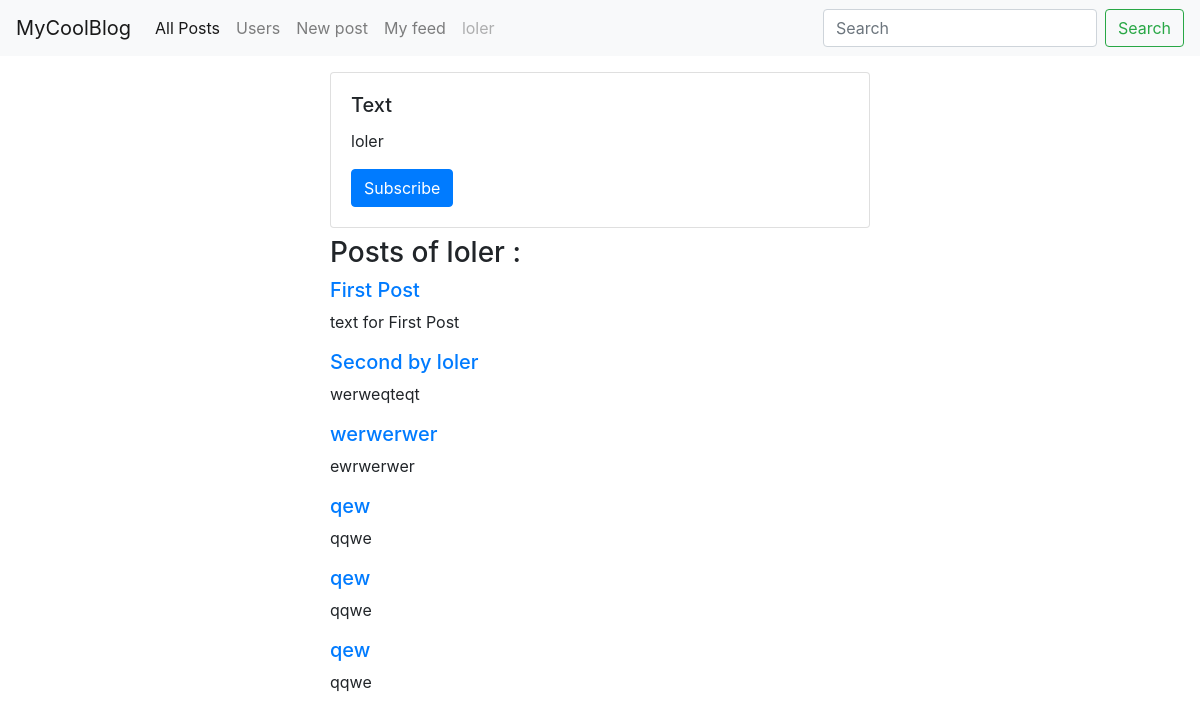
Page /profiles/1 (signed in) on the earlier database version.
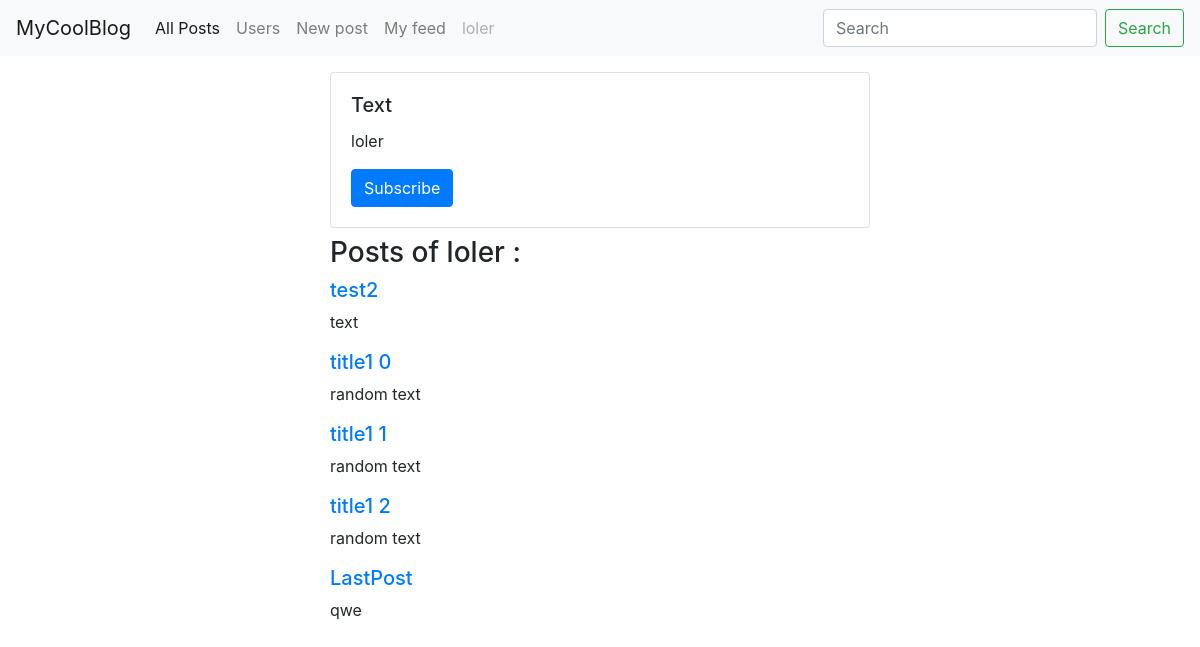
Same page on the later database version.
### posts/models.py (models this page shows, shortened)
class Post(models.Model):
    title = models.CharField(max_length=50)
    text = models.CharField(max_length=255)
    created = models.DateTimeField(auto_now_add=True)
    author = models.ForeignKey(Account,
                                on_delete=models.CASCADE)

### accounts/views.py (the view)
# urls.py: path('<int:pk>', AccountDetailView.as_view(), name='profile'),
class AccountDetailView(LoginRequiredMixin, DetailView):
    model = Account

### accounts/models.py (called while the page is built)
    def __str__(self):
        return self.user.username

### templates/accounts/account_detail.html
{% extends "../main.html" %}
{% block content %}
    <div class="card mb-2">
        <div class="card-body">
            <h5 class="card-title">Text</h5>
            <p class="card-text">{{account}}</p>
        <a href="{% url 'follow' account.pk %}" class="btn btn-primary">Subscribe</a>
  </div>
</div>
<h3>Posts of {{account}} : </h3>
{% for post in account.post_set.all %}
    <h5><a href="{%url 'post-detail' post.pk%}">
    {{post.title}}
    </a></h5>
    <p class="text"> {{post.text}}</p>
{% endfor %}
{% endblock content %}

Differences in the rows shown:
removed Post: title "First Post", text "text for First Post"
removed Post: title "Second by loler", text "werweqteqt"
removed Post: title "werwerwer", text "ewrwerwer"
removed Post: title "qew", text "qqwe"
removed Post: title "qew", text "qqwe"
removed Post: title "qew", text "qqwe"
added Post: title "test2", text "text"
added Post: title "title1 0", text "random text"
added Post: title "title1 1", text "random text"
added Post: title "title1 2", text "random text"
added Post: title "LastPost", text "qwe"
